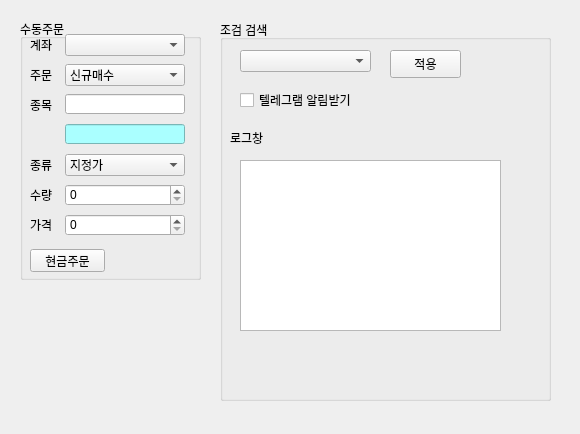
<?xml version="1.0" encoding="UTF-8"?>
<ui version="4.0">
 <class>Form</class>
 <widget class="QWidget" name="Form">
  <property name="geometry">
   <rect>
    <x>0</x>
    <y>0</y>
    <width>580</width>
    <height>434</height>
   </rect>
  </property>
  <property name="windowTitle">
   <string>Form</string>
  </property>
  <widget class="QGroupBox" name="groupBox_2">
   <property name="geometry">
    <rect>
     <x>220</x>
     <y>20</y>
     <width>331</width>
     <height>381</height>
    </rect>
   </property>
   <property name="title">
    <string>조검 검색</string>
   </property>
   <widget class="QComboBox" name="comboBox_cond">
    <property name="geometry">
     <rect>
      <x>20</x>
      <y>30</y>
      <width>131</width>
      <height>22</height>
     </rect>
    </property>
   </widget>
   <widget class="QTextEdit" name="textEdit_cond">
    <property name="geometry">
     <rect>
      <x>20</x>
      <y>140</y>
      <width>261</width>
      <height>171</height>
     </rect>
    </property>
   </widget>
   <widget class="QLabel" name="label_7">
    <property name="geometry">
     <rect>
      <x>10</x>
      <y>110</y>
      <width>64</width>
      <height>15</height>
     </rect>
    </property>
    <property name="text">
     <string>로그창</string>
    </property>
   </widget>
   <widget class="QPushButton" name="pushButton_cond">
    <property name="geometry">
     <rect>
      <x>170</x>
      <y>30</y>
      <width>71</width>
      <height>28</height>
     </rect>
    </property>
    <property name="text">
     <string>적용</string>
    </property>
   </widget>
   <widget class="QCheckBox" name="checkBox_cond">
    <property name="geometry">
     <rect>
      <x>20</x>
      <y>70</y>
      <width>151</width>
      <height>20</height>
     </rect>
    </property>
    <property name="text">
     <string>텔레그램 알림받기</string>
    </property>
   </widget>
  </widget>
  <widget class="QGroupBox" name="groupBox">
   <property name="geometry">
    <rect>
     <x>20</x>
     <y>19</y>
     <width>181</width>
     <height>261</height>
    </rect>
   </property>
   <property name="title">
    <string>수동주문</string>
   </property>
   <widget class="QLabel" name="label">
    <property name="geometry">
     <rect>
      <x>10</x>
      <y>20</y>
      <width>56</width>
      <height>12</height>
     </rect>
    </property>
    <property name="text">
     <string>계좌</string>
    </property>
   </widget>
   <widget class="QComboBox" name="comboBox">
    <property name="geometry">
     <rect>
      <x>45</x>
      <y>15</y>
      <width>120</width>
      <height>22</height>
     </rect>
    </property>
   </widget>
   <widget class="QLabel" name="label_2">
    <property name="geometry">
     <rect>
      <x>10</x>
      <y>50</y>
      <width>56</width>
      <height>12</height>
     </rect>
    </property>
    <property name="text">
     <string>주문</string>
    </property>
   </widget>
   <widget class="QComboBox" name="comboBox_2">
    <property name="geometry">
     <rect>
      <x>45</x>
      <y>45</y>
      <width>120</width>
      <height>22</height>
     </rect>
    </property>
    <item>
     <property name="text">
      <string>신규매수</string>
     </property>
    </item>
    <item>
     <property name="text">
      <string>신규매도</string>
     </property>
    </item>
    <item>
     <property name="text">
      <string>매수취소</string>
     </property>
    </item>
    <item>
     <property name="text">
      <string>매도취소</string>
     </property>
    </item>
   </widget>
   <widget class="QLabel" name="label_3">
    <property name="geometry">
     <rect>
      <x>10</x>
      <y>80</y>
      <width>56</width>
      <height>12</height>
     </rect>
    </property>
    <property name="text">
     <string>종목</string>
    </property>
   </widget>
   <widget class="QLineEdit" name="lineEdit">
    <property name="geometry">
     <rect>
      <x>45</x>
      <y>75</y>
      <width>120</width>
      <height>20</height>
     </rect>
    </property>
   </widget>
   <widget class="QComboBox" name="comboBox_3">
    <property name="geometry">
     <rect>
      <x>45</x>
      <y>135</y>
      <width>120</width>
      <height>22</height>
     </rect>
    </property>
    <item>
     <property name="text">
      <string>지정가</string>
     </property>
    </item>
    <item>
     <property name="text">
      <string>시장가</string>
     </property>
    </item>
   </widget>
   <widget class="QLabel" name="label_4">
    <property name="geometry">
     <rect>
      <x>10</x>
      <y>140</y>
      <width>56</width>
      <height>12</height>
     </rect>
    </property>
    <property name="text">
     <string>종류</string>
    </property>
   </widget>
   <widget class="QLabel" name="label_5">
    <property name="geometry">
     <rect>
      <x>10</x>
      <y>170</y>
      <width>56</width>
      <height>12</height>
     </rect>
    </property>
    <property name="text">
     <string>수량</string>
    </property>
   </widget>
   <widget class="QSpinBox" name="spinBox">
    <property name="geometry">
     <rect>
      <x>45</x>
      <y>165</y>
      <width>120</width>
      <height>22</height>
     </rect>
    </property>
    <property name="maximum">
     <number>1000000</number>
    </property>
   </widget>
   <widget class="QLabel" name="label_6">
    <property name="geometry">
     <rect>
      <x>10</x>
      <y>200</y>
      <width>56</width>
      <height>12</height>
     </rect>
    </property>
    <property name="text">
     <string>가격</string>
    </property>
   </widget>
   <widget class="QSpinBox" name="spinBox_2">
    <property name="geometry">
     <rect>
      <x>45</x>
      <y>195</y>
      <width>120</width>
      <height>22</height>
     </rect>
    </property>
    <property name="prefix">
     <string/>
    </property>
    <property name="maximum">
     <number>10000000</number>
    </property>
    <property name="singleStep">
     <number>100</number>
    </property>
    <property name="value">
     <number>0</number>
    </property>
   </widget>
   <widget class="QPushButton" name="pushButton">
    <property name="geometry">
     <rect>
      <x>10</x>
      <y>230</y>
      <width>75</width>
      <height>23</height>
     </rect>
    </property>
    <property name="text">
     <string>현금주문</string>
    </property>
   </widget>
   <widget class="QLineEdit" name="lineEdit_2">
    <property name="geometry">
     <rect>
      <x>45</x>
      <y>105</y>
      <width>120</width>
      <height>20</height>
     </rect>
    </property>
    <property name="styleSheet">
     <string notr="true">background-color: rgb(170, 255, 255);</string>
    </property>
    <property name="readOnly">
     <bool>true</bool>
    </property>
   </widget>
  </widget>
 </widget>
 <resources/>
 <connections/>
</ui>
